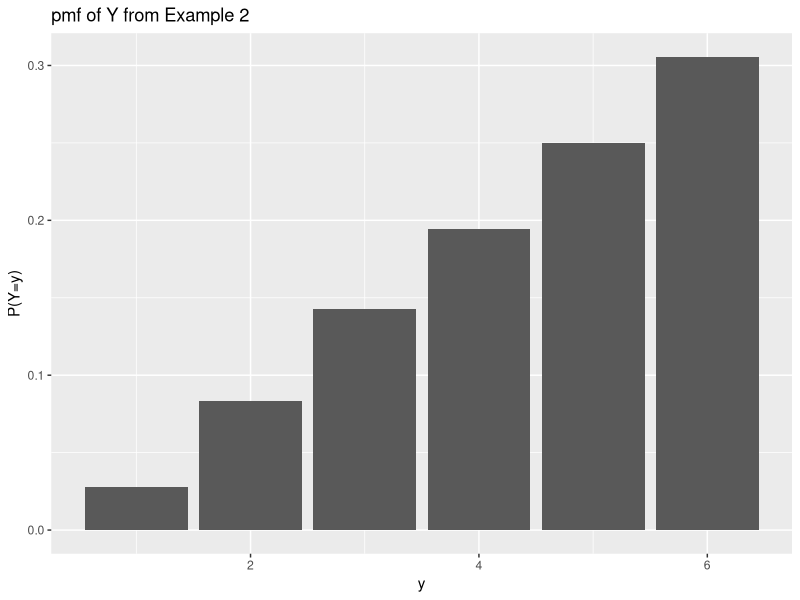
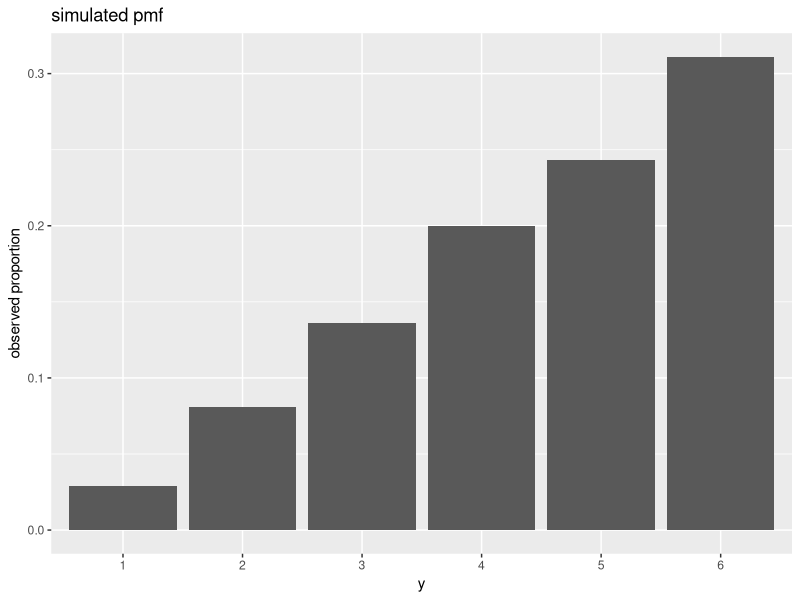

R code for these plots, in order:
## ---- chunk 1
y <- c(1,2,3,4,5,6)
py <- c(1/36,3/36,5/35,7/36,9/36,11/36)
ypy <- c(1/36,6/36,15/36,28/36,45/36,66/36)
y2py <- c(1/36,12/36,45/36,112/36,225/36,396/36)
pmf <- data.frame(y,py,ypy,y2py)
pmf


mu <- sum(y*py)
mu

EY2 <- sum(y^2*py)
EY2

sigma2 <- EY2-mu^2
sigma2
## ---- chunk 2
y <- c(1,2,3,4,5,6)
py <- c(1/36,3/36,5/35,7/36,9/36,11/36)
dd <- data.frame(y=y,probs = py)

library(ggplot2)
ggplot(aes(x=y,y=probs),data = dd)+geom_bar(stat='identity')+
    ylab('P(Y=y)')+xlab('y')+ggtitle('pmf of Y from Example 2')

## ---- chunk 3
zy <- c(3,5,7,9,11,13)
mean(zy)
var(zy)
## ---- chunk 4
  one.Y <- function() {
  y <- c(1,2,3,4,5,6)
  dice.r <- sample(y,1,replace=TRUE)  
  dice.w <- sample(y,1,replace=TRUE)
  one.roll <- c(1,2,3,4,5,6)
  Red.Roll <-sample(one.roll,1,replace=TRUE)
  White.Roll <- sample(one.roll,1,replace=TRUE)  
  topdog <- max(Red.Roll,White.Roll)
  return(topdog)
  }
  
many.Y <- replicate(1000,one.Y())


## ---- chunk 5
 
library(ggplot2)
df <- data.frame(x=as.factor(many.Y))
ggplot(aes(x=as.factor(many.Y)),data=df)+geom_bar(aes(y=(..count..)/(sum(..count..))))+ylab('observed proportion')+xlab('y')+ggtitle('simulated pmf')


## ---- chunk 6
mean(many.Y)
## ---- chunk 7
var(many.Y)

## ---- chunk 8
sd(many.Y)

## ---- chunk 9
one.z <- function() {
  zy <- c(3,5,7,9,11,13)
  dice.r <- sample(y,1,replace=TRUE)  
  dice.w <- sample(y,1,replace=TRUE)
  one.roll <- c(1,2,3,4,5,6)
  Red.Roll <-sample(one.roll,1,replace=TRUE)
  White.Roll <- sample(one.roll,1,replace=TRUE)  
  topdogz <- max(Red.Roll,White.Roll)
  return(topdogz)
}
one.z()


many.z <- replicate(1000,one.z())
many.z
## ---- chunk 10
mean(many.z)

## ---- chunk 11
var(many.z)
